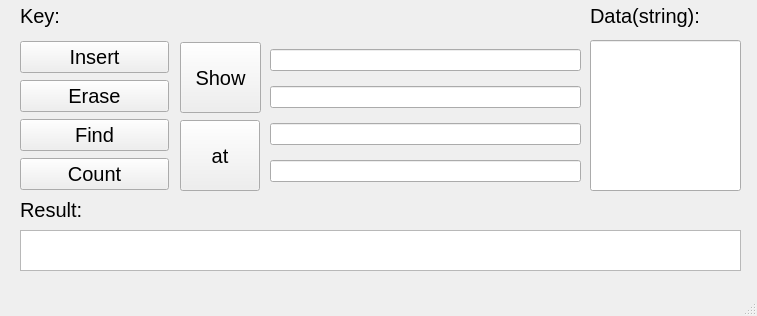
<?xml version="1.0" encoding="UTF-8"?>
<ui version="4.0">
 <class>MainWindow</class>
 <widget class="QMainWindow" name="MainWindow">
  <property name="geometry">
   <rect>
    <x>0</x>
    <y>0</y>
    <width>757</width>
    <height>316</height>
   </rect>
  </property>
  <property name="windowTitle">
   <string>Map</string>
  </property>
  <widget class="QWidget" name="centralwidget">
   <widget class="QLineEdit" name="lineEditInsertData">
    <property name="geometry">
     <rect>
      <x>590</x>
      <y>40</y>
      <width>151</width>
      <height>151</height>
     </rect>
    </property>
   </widget>
   <widget class="QTextEdit" name="textEdit">
    <property name="geometry">
     <rect>
      <x>20</x>
      <y>230</y>
      <width>721</width>
      <height>41</height>
     </rect>
    </property>
   </widget>
   <widget class="QLabel" name="label">
    <property name="geometry">
     <rect>
      <x>20</x>
      <y>200</y>
      <width>111</width>
      <height>20</height>
     </rect>
    </property>
    <property name="styleSheet">
     <string notr="true">font-size: 20px;
color: rgb(0, 0, 0);</string>
    </property>
    <property name="text">
     <string>Result:</string>
    </property>
   </widget>
   <widget class="QLabel" name="label_3">
    <property name="geometry">
     <rect>
      <x>20</x>
      <y>0</y>
      <width>63</width>
      <height>31</height>
     </rect>
    </property>
    <property name="styleSheet">
     <string notr="true">font-size: 20px;
color: rgb(0, 0, 0);</string>
    </property>
    <property name="text">
     <string>Key:</string>
    </property>
   </widget>
   <widget class="QLabel" name="label_4">
    <property name="geometry">
     <rect>
      <x>590</x>
      <y>0</y>
      <width>141</width>
      <height>31</height>
     </rect>
    </property>
    <property name="styleSheet">
     <string notr="true">font-size: 20px;
color: rgb(0, 0, 0);</string>
    </property>
    <property name="text">
     <string>Data(string):</string>
    </property>
   </widget>
   <widget class="QWidget" name="layoutWidget">
    <property name="geometry">
     <rect>
      <x>270</x>
      <y>40</y>
      <width>311</width>
      <height>151</height>
     </rect>
    </property>
    <layout class="QVBoxLayout" name="verticalLayout">
     <item>
      <widget class="QLineEdit" name="lineEditInsertKey">
       <property name="inputMask">
        <string>99</string>
       </property>
      </widget>
     </item>
     <item>
      <widget class="QLineEdit" name="lineEditEraseKey">
       <property name="inputMask">
        <string>99</string>
       </property>
      </widget>
     </item>
     <item>
      <widget class="QLineEdit" name="lineEditFindKey">
       <property name="inputMask">
        <string>99</string>
       </property>
      </widget>
     </item>
     <item>
      <widget class="QLineEdit" name="lineEditCount">
       <property name="inputMask">
        <string>999</string>
       </property>
      </widget>
     </item>
    </layout>
   </widget>
   <widget class="QPushButton" name="atButton">
    <property name="geometry">
     <rect>
      <x>180</x>
      <y>120</y>
      <width>80</width>
      <height>71</height>
     </rect>
    </property>
    <property name="styleSheet">
     <string notr="true">font-size: 20px;
color: rgb(0, 0, 0);</string>
    </property>
    <property name="text">
     <string>at</string>
    </property>
   </widget>
   <widget class="QPushButton" name="showButton">
    <property name="geometry">
     <rect>
      <x>180</x>
      <y>42</y>
      <width>81</width>
      <height>71</height>
     </rect>
    </property>
    <property name="styleSheet">
     <string notr="true">font-size: 20px;
color: rgb(0, 0, 0);</string>
    </property>
    <property name="text">
     <string>Show</string>
    </property>
   </widget>
   <widget class="QWidget" name="layoutWidget">
    <property name="geometry">
     <rect>
      <x>20</x>
      <y>40</y>
      <width>149</width>
      <height>151</height>
     </rect>
    </property>
    <layout class="QVBoxLayout" name="verticalLayout_2">
     <item>
      <widget class="QPushButton" name="insertButton">
       <property name="styleSheet">
        <string notr="true">font-size: 20px;
color: rgb(0, 0, 0);</string>
       </property>
       <property name="text">
        <string>Insert</string>
       </property>
      </widget>
     </item>
     <item>
      <widget class="QPushButton" name="removeButton">
       <property name="styleSheet">
        <string notr="true">font-size: 20px;
color: rgb(0, 0, 0);</string>
       </property>
       <property name="text">
        <string>Erase</string>
       </property>
      </widget>
     </item>
     <item>
      <widget class="QPushButton" name="findButton">
       <property name="styleSheet">
        <string notr="true">font-size: 20px;
color: rgb(0, 0, 0);</string>
       </property>
       <property name="text">
        <string>Find</string>
       </property>
      </widget>
     </item>
     <item>
      <widget class="QPushButton" name="countButton">
       <property name="styleSheet">
        <string notr="true">font-size: 20px;
color: rgb(0, 0, 0);</string>
       </property>
       <property name="text">
        <string>Count</string>
       </property>
      </widget>
     </item>
    </layout>
   </widget>
  </widget>
  <widget class="QMenuBar" name="menubar">
   <property name="geometry">
    <rect>
     <x>0</x>
     <y>0</y>
     <width>757</width>
     <height>17</height>
    </rect>
   </property>
  </widget>
  <widget class="QStatusBar" name="statusbar"/>
 </widget>
 <resources/>
 <connections/>
</ui>
